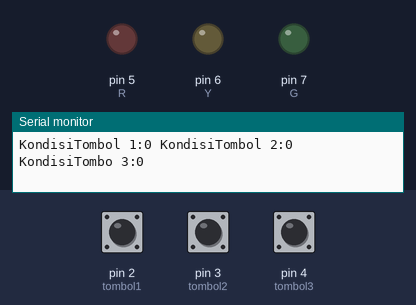
A sketch run on a simulated Arduino Uno, built with avr-gcc and run on an emulated ATmega328P. On the bench: output pins drawn as LEDs (lit = HIGH), the last lines printed to the serial monitor. Dashed ring = blinking. The test bench sets the inputs (shaded band); at power-on: pin 2 (tombol1) LOW, pin 3 (tombol2) LOW, pin 4 (tombol3) LOW.

Above: at 1.2 s.
1.3 s: pin 2 (tombol1) pulled HIGH for 3.2 s
At 5.6 s:
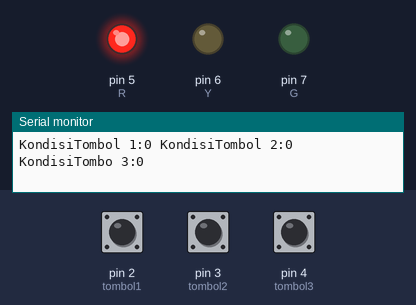
6.3 s: pin 3 (tombol2) pulled HIGH for 3.2 s
At 7.8 s:
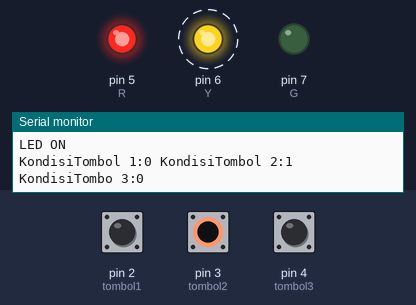
11.4 s: pin 4 (tombol3) pulled HIGH for 0.15 s
At 13.0 s:
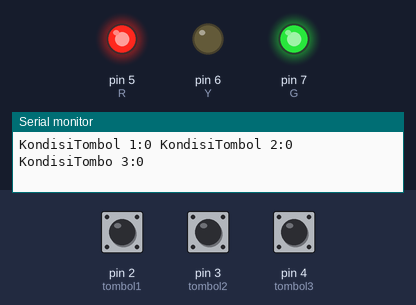
13.4 s: pin 2 (tombol1) pulled HIGH for 0.15 s
At 15.0 s:
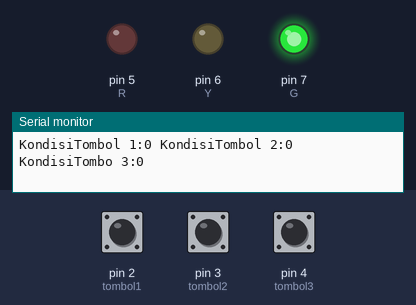
15.5 s: pin 3 (tombol2) pulled HIGH for 0.15 s
At 16.7 s:
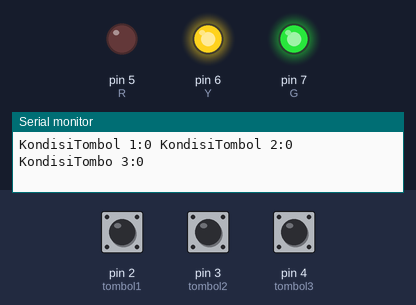
17.5 s: pin 4 (tombol3) pulled HIGH for 0.15 s
At 18.7 s:
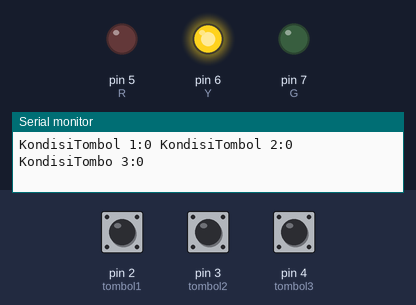
Timing chart, 0 to 20.5 s (numbered marks = the images above; inputs shaded):
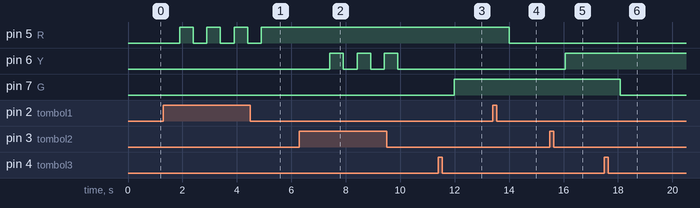

The sketch:

1.Fungsi_And_Tombol.ino
```cpp
//inisialisasi
//Untuk Tombol
int tombol1=2;
int tombol2=3;
int tombol3=4;
int kunci1=0;

//Untuk LED
int R=5;
int Y=6;
int G=7;

void setup() {
 Serial.begin(9600);
 pinMode (tombol1,INPUT);
 pinMode (tombol2,INPUT);
 pinMode (tombol3,INPUT);
 pinMode (R,OUTPUT);
 pinMode (Y,OUTPUT);
 pinMode (G, OUTPUT);

}

void loop(){
  //baca Data
  int bacaTombol1=digitalRead(tombol1);
  int bacaTombol2=digitalRead(tombol2);
  int bacaTombol3=digitalRead(tombol3);

  //post serial atau print serial
  Serial.print ("KondisiTombol 1:" + String (bacaTombol1));
  Serial.print (" KondisiTombol 2:" + String (bacaTombol2));
  Serial.print (" KondisiTombo 3:" + String (bacaTombol3));
  Serial.println();

  //logika

  //Start Tombol 1
  if (bacaTombol1==1 && kunci1==0){
    delay(500);
    Serial.println("LED ON");
    digitalWrite (R, HIGH);
    kunci1=1;
  }else if  (bacaTombol1==1 && kunci1==1){
    delay(500);
    Serial.println("LED OFF");
    digitalWrite (R, LOW);
    kunci1=0;
  }
  //Stop Tombol 1

 // Start Tombol 2
  if (bacaTombol2==1 && kunci1==0){
    delay(500);
    Serial.println("LED ON");
    digitalWrite (Y, HIGH);
    kunci1=1;
  }else if  (bacaTombol2==1 && kunci1==1){
    delay(500);
    Serial.println("LED OFF");
    digitalWrite (Y, LOW);
    kunci1=0;
  }
  //Stop Tombol 2

  //Bisa di tulis kepinggir atau kebawah biar jelas

  //Start Tombol 3
  if (bacaTombol3==1 && kunci1==0){
    delay(500);
    Serial.println("LED ON");
    digitalWrite (G, HIGH);
    kunci1=1;
  }else if  (bacaTombol3==1 && kunci1==1){
    delay(500);
    Serial.println("LED OFF");
    digitalWrite (G, LOW);
    kunci1=0;
 }
 // Stop Tombol 3


}
```

Measured:
- after the input at 1.3 s, pin 5 (R): alternates HIGH for 0.50 s and LOW for 0.50 s, 7 changes in all, then stays HIGH, starting after 0.59 s
- after the input at 6.3 s, pin 6 (Y): alternates HIGH for 0.50 s and LOW for 0.50 s, 6 changes in all, then stays LOW, starting after 1.1 s
- after the input at 11.4 s, pin 7 (G): LOW → HIGH after 0.59 s
- after the input at 13.4 s, pin 5 (R): HIGH → LOW after 0.60 s
- after the input at 15.5 s, pin 6 (Y): LOW → HIGH after 0.57 s
- after the input at 17.5 s, pin 7 (G): HIGH → LOW after 0.58 s
